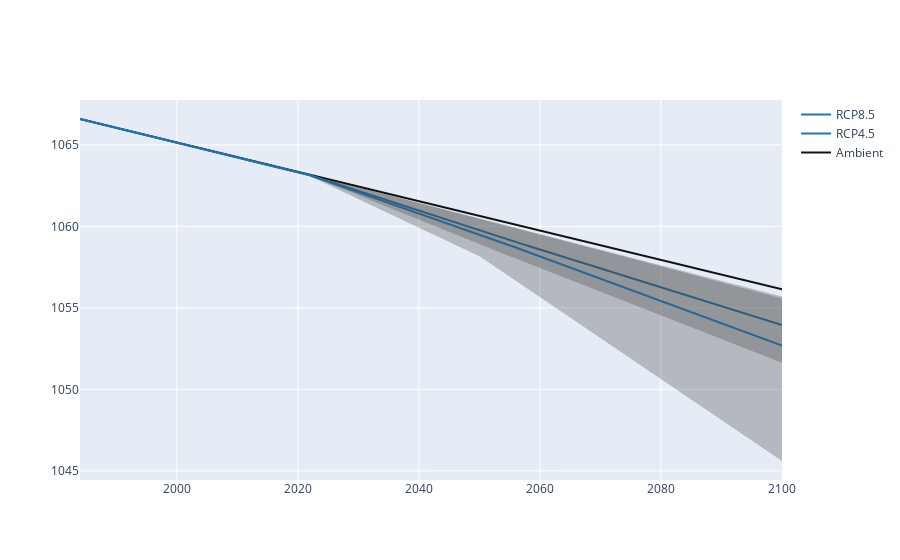

This figure's notebook cell:
### Code cell
dt = np.arange(1984, 2101, 1)
box = 'BOX_080_003_11'

fig = go.Figure(go.Scatter(
        name='Ambient',
        x=dt,
        y=gdf_vous_join[gdf_vous_join['transect_id'] == box]['Ambient'].values[0],
        mode='lines',
        line=dict(color='rgb(17, 17, 17)'),
    ))

    
fig1 =   [
    go.Scatter(
        name='RCP4.5',
        x=dt,
        y=gdf_vous_join[gdf_vous_join['transect_id'] == box]['RCP4.5_p50'].values[0],
        mode='lines',
        line=dict(color='rgb(31, 119, 180)'),
    ),
    go.Scatter(
        name='Upper Bound',
        x=dt,
        y=gdf_vous_join[gdf_vous_join['transect_id'] == box]['RCP4.5_p5'].values[0],
        mode='lines',
        marker=dict(color="#444"),
        line=dict(width=0),
        showlegend=False
    ),
    go.Scatter(
        name='Lower Bound',
        x=dt,
        y=gdf_vous_join[gdf_vous_join['transect_id'] == box]['RCP4.5_p95'].values[0],
        marker=dict(color="#444"),
        line=dict(width=0),
        mode='lines',
        fillcolor='rgba(68, 68, 68, 0.3)',
        fill='tonexty',
        showlegend=False
    )]
fig2 = [
    go.Scatter(
        name='RCP8.5',
        x=dt,
        y=gdf_vous_join[gdf_vous_join['transect_id'] == box]['RCP8.5_p50'].values[0],
        mode='lines',
        line=dict(color='rgb(31, 119, 180)'),
    ),
    go.Scatter(
        name='Upper Bound',
        x=dt,
        y=gdf_vous_join[gdf_vous_join['transect_id'] == box]['RCP8.5_p5'].values[0],
        mode='lines',
        marker=dict(color="#444"),
        line=dict(width=0),
        showlegend=False
    ),
    go.Scatter(
        name='Lower Bound',
        x=dt,
        y=gdf_vous_join[gdf_vous_join['transect_id'] == box]['RCP8.5_p95'].values[0],
        marker=dict(color="#444"),
        line=dict(width=0),
        mode='lines',
        fillcolor='rgba(68, 68, 68, 0.3)',
        fill='tonexty',
        showlegend=False
    )
]

new_fig = fig1 + fig2
for f in new_fig:
    fig.add_trace(f)

fig.show()
